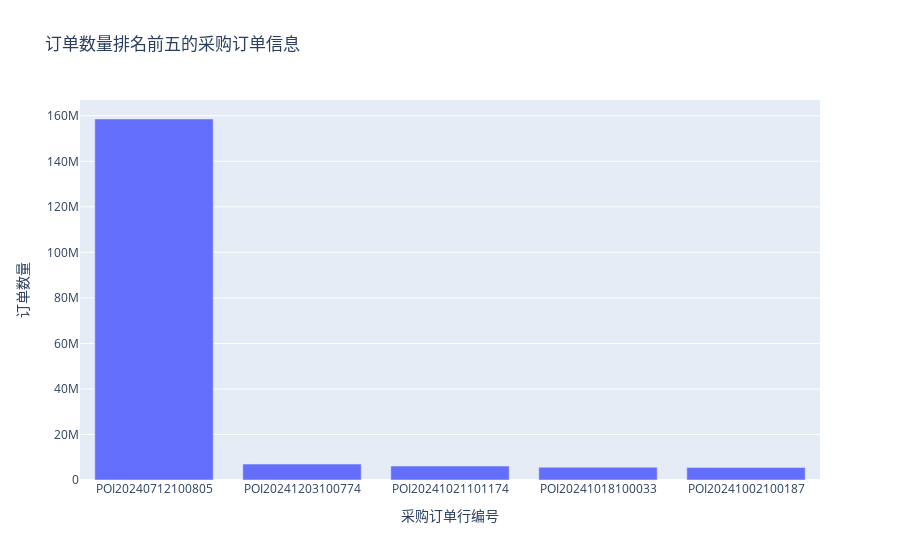

Source (notebook cell):
### Code cell
from plotly.io import from_json

fig = from_json(plotly_json)
fig.show()

### Figure 1 — Plotly figure (JSON) as saved in the notebook; plotly's stock layout.template omitted (floating-point values rounded to 4 significant figures)
{"data": [{"alignmentgroup": "True", "hovertemplate": "采购订单行编号=%{x}<br>订单数量=%{y}<extra></extra>", "legendgroup": "", "marker": {"color": "#636efa", "pattern": {"shape": ""}}, "name": "", "offsetgroup": "", "orientation": "v", "showlegend": false, "textposition": "auto", "type": "bar", "x": ["POI20240712100805", "POI20241203100774", "POI20241021101174", "POI20241018100033", "POI20241002100187"], "xaxis": "x", "y": [158580000, 7000000, 6119125, 5595092, 5521155], "yaxis": "y"}], "layout": {"barmode": "relative", "legend": {"tracegroupgap": 0}, "title": {"text": "订单数量排名前五的采购订单信息"}, "xaxis": {"anchor": "y", "domain": [0, 1], "title": {"text": "采购订单行编号"}}, "yaxis": {"anchor": "x", "domain": [0, 1], "title": {"text": "订单数量"}}}}
